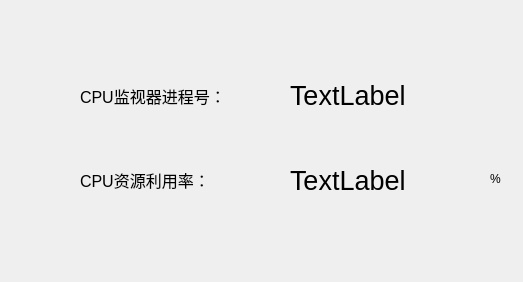
<?xml version="1.0" encoding="UTF-8"?>
<ui version="4.0">
 <class>res_pro</class>
 <widget class="QWidget" name="res_pro">
  <property name="geometry">
   <rect>
    <x>0</x>
    <y>0</y>
    <width>523</width>
    <height>282</height>
   </rect>
  </property>
  <property name="windowTitle">
   <string>Form</string>
  </property>
  <widget class="QLabel" name="CPU">
   <property name="geometry">
    <rect>
     <x>290</x>
     <y>80</y>
     <width>241</width>
     <height>31</height>
    </rect>
   </property>
   <property name="font">
    <font>
     <pointsize>20</pointsize>
    </font>
   </property>
   <property name="text">
    <string>TextLabel</string>
   </property>
  </widget>
  <widget class="QLabel" name="CPU_Monitor">
   <property name="geometry">
    <rect>
     <x>290</x>
     <y>160</y>
     <width>261</width>
     <height>41</height>
    </rect>
   </property>
   <property name="font">
    <font>
     <pointsize>20</pointsize>
    </font>
   </property>
   <property name="text">
    <string>TextLabel</string>
   </property>
  </widget>
  <widget class="QLabel" name="label">
   <property name="geometry">
    <rect>
     <x>80</x>
     <y>80</y>
     <width>141</width>
     <height>31</height>
    </rect>
   </property>
   <property name="font">
    <font>
     <pointsize>12</pointsize>
    </font>
   </property>
   <property name="text">
    <string>CPU监视器进程号：</string>
   </property>
  </widget>
  <widget class="QLabel" name="label_2">
   <property name="geometry">
    <rect>
     <x>80</x>
     <y>170</y>
     <width>131</width>
     <height>20</height>
    </rect>
   </property>
   <property name="font">
    <font>
     <pointsize>12</pointsize>
    </font>
   </property>
   <property name="text">
    <string>CPU资源利用率：</string>
   </property>
  </widget>
  <widget class="QLabel" name="label_3">
   <property name="geometry">
    <rect>
     <x>490</x>
     <y>170</y>
     <width>67</width>
     <height>17</height>
    </rect>
   </property>
   <property name="text">
    <string>%</string>
   </property>
  </widget>
 </widget>
 <resources/>
 <connections/>
</ui>
